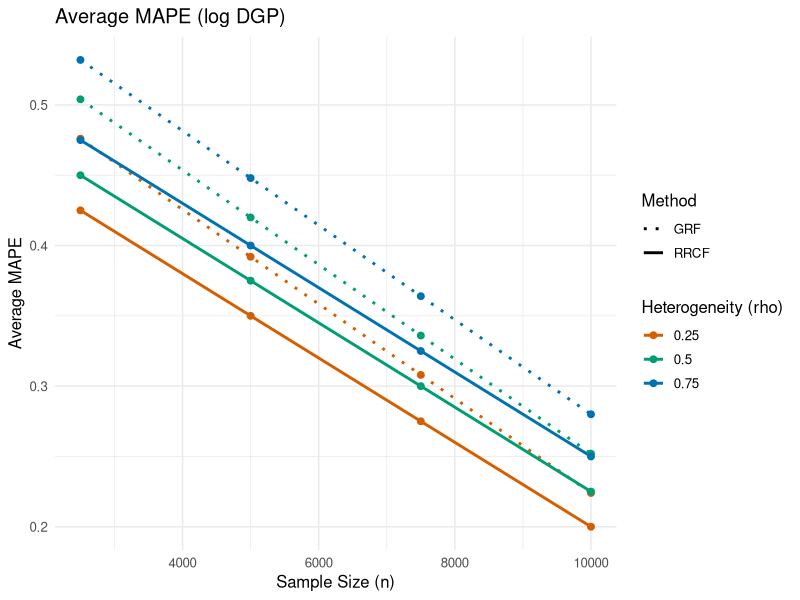

R code for this plot:
library(ggplot2)

# ------------------------------------------------------------
# Dummy MAPE calculator (swap in mape_from_bundle() later)
# ------------------------------------------------------------
mape_dummy <- function(n, rho, ...) {
  ## MAPE declines with n, rises with rho, and GRF is ~10–15 % worse
  base_rrcf <- 0.50 - 0.00003 * n + 0.10 * (rho - 0.25)
  base_grf  <- base_rrcf * 1.12                 # ~12 % higher error
  c(mean_mape_grf = base_grf,
    mean_mape_glm = base_rrcf)
}

# ------------------------------------------------------------
# Figure‑2 style MAPE plot
# ------------------------------------------------------------
create_mape_plot <- function(link_type  = c("log", "identity"),
                             p_base     = NULL,
                             n_values   = c(2500, 5000, 7500, 10000),
                             rho_values = c(0.25, 0.50, 0.75)) {
  
  link_type <- match.arg(link_type)
  
  df <- data.frame()
  for (n in n_values) {
    for (rho in rho_values) {
      mpe <- mape_dummy(n = n, rho = rho, link_type = link_type, p_base = p_base)
      df  <- rbind(df,
                   data.frame(n = n, rho = factor(rho), Method = "GRF",  MAPE = mpe["mean_mape_grf"]),
                   data.frame(n = n, rho = factor(rho), Method = "RRCF", MAPE = mpe["mean_mape_glm"]))
    }
  }
  
  plt <- ggplot(df, aes(x = n, y = MAPE,
                        colour   = rho,
                        linetype = Method,
                        group    = interaction(Method, rho))) +
    geom_line(linewidth = 1) +
    geom_point(size = 2) +
    scale_colour_manual(values = c("0.25" = "#D55E00",
                                   "0.5"  = "#009E73",
                                   "0.75" = "#0072B2")) +
    scale_linetype_manual(values = c("GRF" = "dotted",
                                     "RRCF" = "solid")) +
    labs(x = "Sample Size (n)",
         y = "Average MAPE",
         colour = "Heterogeneity (rho)",
         linetype = "Method") +
    ggtitle(sprintf("Average MAPE (%s DGP)", link_type)) +
    theme_minimal(base_size = 12)
  
  print(plt)
  
  caption <- sprintf(
    "Average mean absolute percentage error (MAPE) on predicted CRTE across \
100 simulated RCTs.  Curves vary by sample size n and heterogeneity level rho; \
dotted lines denote GRF, solid lines RRCF.  DGP link: %s%s.",
    link_type,
    ifelse(is.null(p_base), "", paste0(", baseline risk = ", p_base))
  )
  cat("\nFigure caption:\n", caption, "\n")
  
  invisible(plt)
}

## --- example usage ----------------------------------------------
create_mape_plot(link_type = "log", p_base = NULL)
